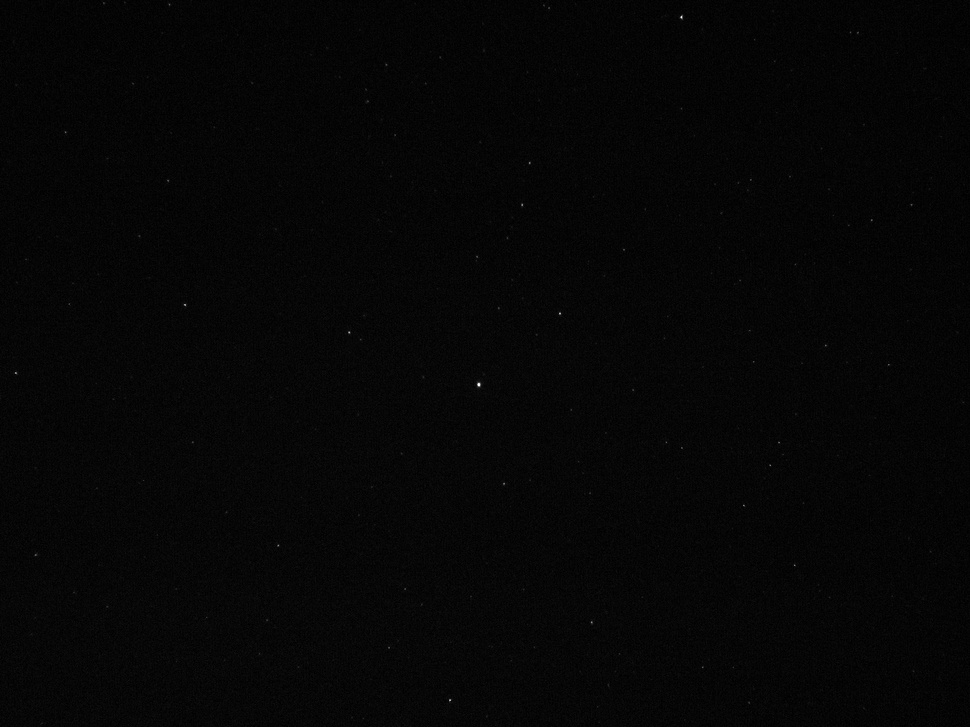
#> input picture granasat/server/startracker/test_images/polar_05sec.jpg, 970 x 727 px, shrunk from 1280 x 960 before the run
$ python test_matlab.py
#> lines starting #> are read from the running program, lines starting #| are printed output that depends on the picture
#> further down, image is the input picture: shape (727, 970, 3); min 0, max 255, mean 5.9
#!/usr/bin/env python3
import cv2
import imutils
import matplotlib.pyplot as plt
from scipy.stats import norm
from scipy import signal
import numpy as np
from math import sqrt
from scipy.ndimage import label


def simple_thinning(strength):
    [r, c] = strength.shape
#> r = 727; c = 970

    # np.zeros((1, c), dtype=int)

    # Delete last column 1280 of 1280 # WORKS
    zero_last_col = np.concatenate((np.zeros((r, 1)),
                                    np.delete(strength, -1, 1)), axis=1)

    # Delete first column 0 of 1280
    zero_first_col = np.concatenate((np.delete(strength, 0, 1),
                                     np.zeros((r, 1))), axis=1)


    # Delete last row 960 of 960, zeros in first row
    zero_first_row = np.concatenate((np.zeros((1, c)),
                                     np.delete(strength, -1, 0)), axis=0)
    # Delete first row 960 of 960, zeros in last row
    zero_last_row = np.concatenate((np.delete(strength, 0, 0),
                                    np.zeros((1, c))), axis=0)

    x = np.where(np.logical_and(strength > zero_last_col, strength > zero_first_col), 1, 0)
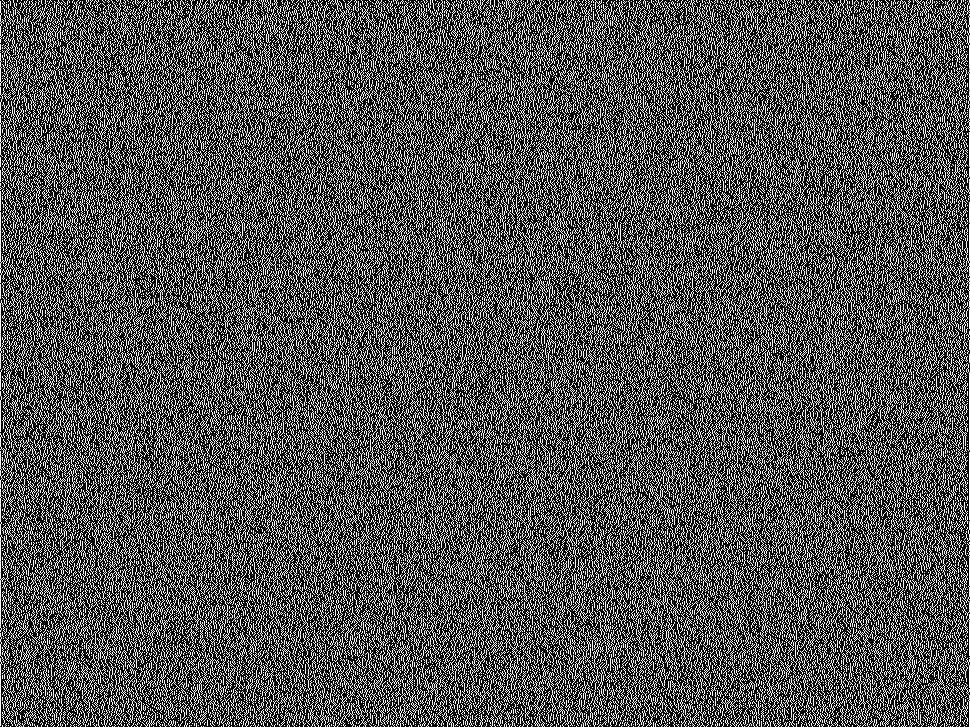
#> x: shape (727, 970) int64; values 0 (black) and 1 (white), 31.4% white in thin lines or dots
    y = np.where(np.logical_and(strength > zero_first_row, strength > zero_last_row), 1, 0)
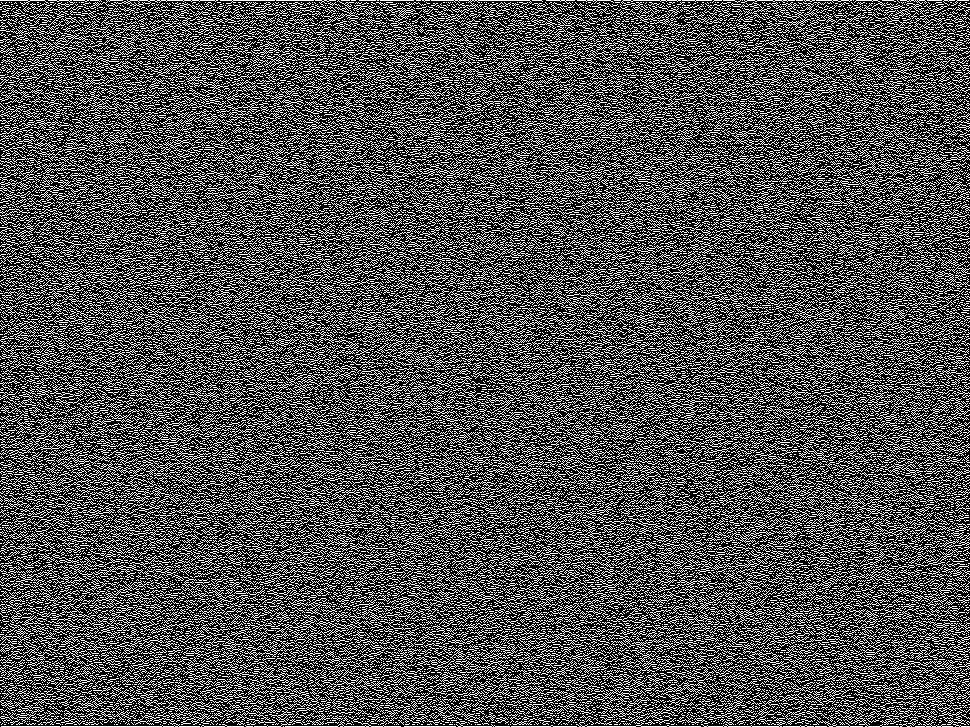
#> y: shape (727, 970) int64; values 0 (black) and 1 (white), 31% white in thin lines or dots

    bw = np.bitwise_or(x, y)
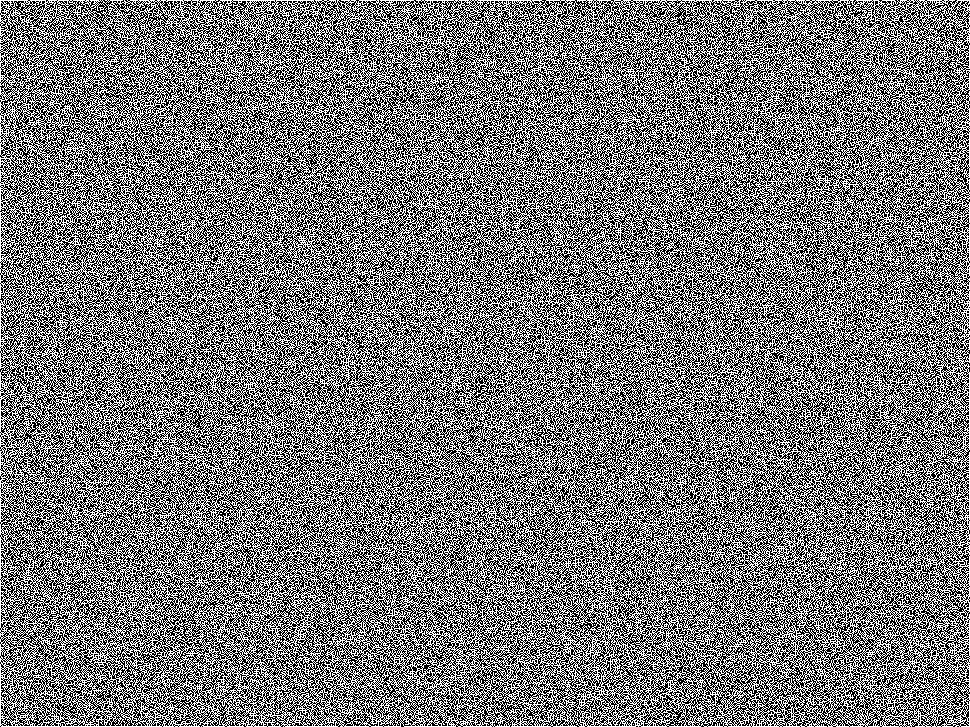
#> bw: shape (727, 970) int64; values 0 (black) and 1 (white), 46.2% white in thin lines or dots

    return bw


assets_dir = "/home/igarcia/Nextcloud/University/TFG/reports/assets"
image = cv2.imread("./test_images/polar_05sec.jpg")

# Grayscale
gray = cv2.cvtColor(image, cv2.COLOR_BGR2GRAY)

# Manually apply sobel
h1 = np.array([[1, 2, 1], [0, 0, 0], [-1, -2, -1]])
h3 = h1.transpose()

h1_conv = signal.convolve2d(gray, h1, 'same') ** 2
h3_conv = signal.convolve2d(gray, h3, 'same') ** 2
strength = np.sqrt(h1_conv + h3_conv)

# Get threshold
thresh = 0.2

strength = np.where(strength <= thresh, 0, strength)

bw = simple_thinning(strength)

L = label(bw, np.array([[1, 1, 1], [1, 1, 1], [1, 1, 1]]))

$ run again, with granasat/server/startracker/test_images/polar_30sec.jpg copied over granasat/server/startracker/test_images/polar_05sec.jpg
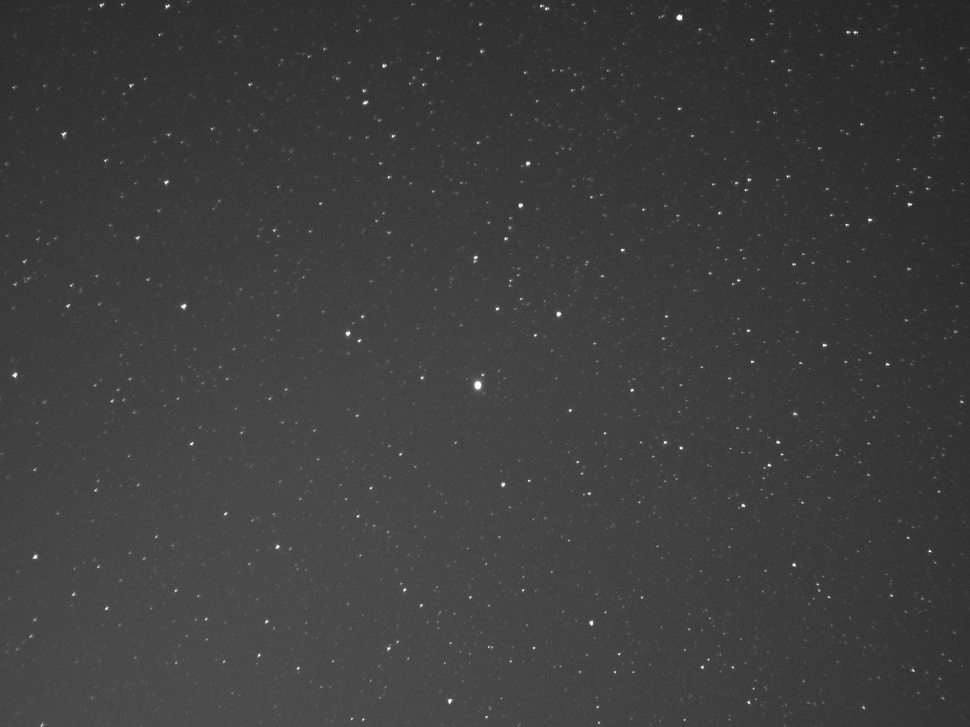
#> input picture granasat/server/startracker/test_images/polar_30sec.jpg, 970 x 727 px, shrunk from 1280 x 960 before the run
#> image is the input picture: shape (727, 970, 3); min 33, max 255, mean 61.6
#> in simple_thinning, `x = np.where(np.logical_and(strength > zero_last_col, strength > zero_..`:
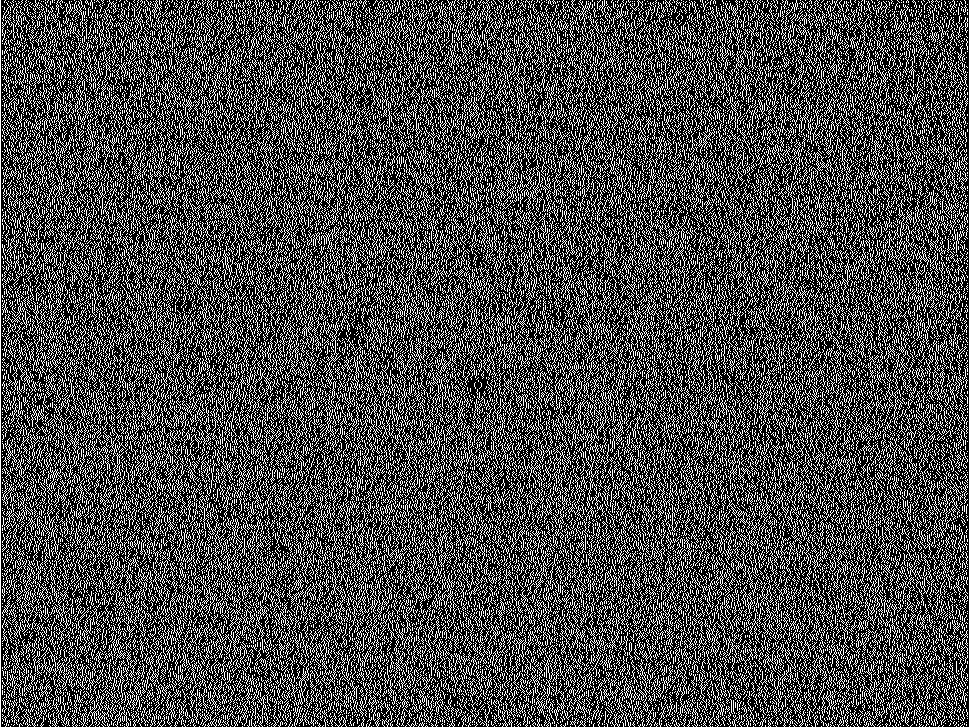
#> x: shape (727, 970) int64; values 0 (black) and 1 (white), 28.6% white in thin lines or dots
#> y: shape (727, 970) int64; values 0 (black) and 1 (white), 28.9% white in thin lines or dots
#> in simple_thinning, `bw = np.bitwise_or(x, y)`:
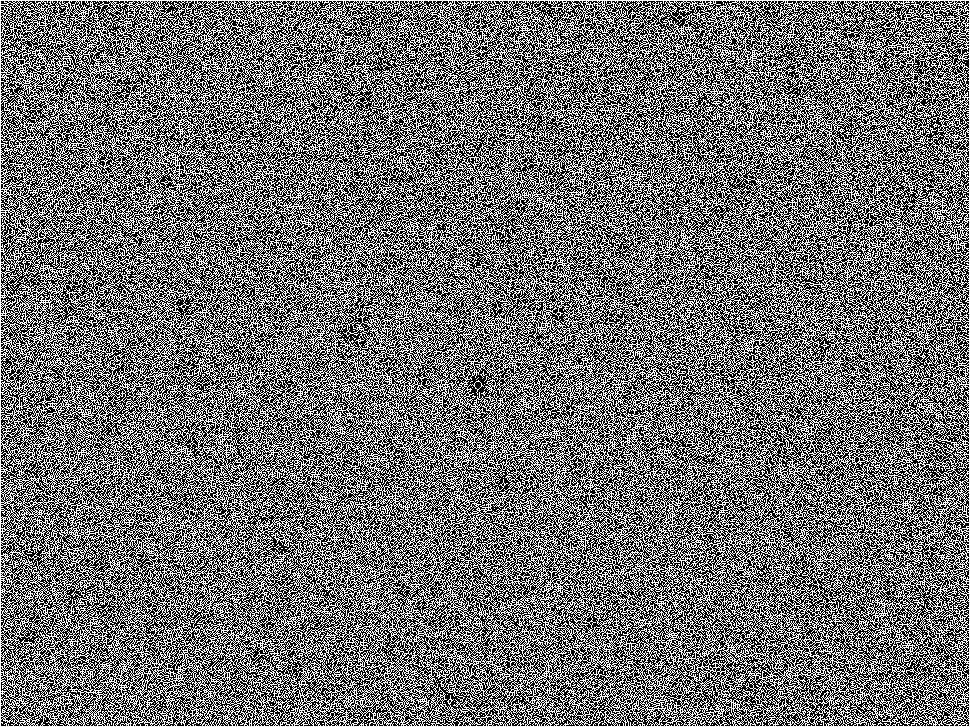
#> bw: shape (727, 970) int64; values 0 (black) and 1 (white), 43.9% white in thin lines or dots

$ run again, with granasat/server/startracker/test_images/IMG_007985.jpg copied over granasat/server/startracker/test_images/polar_05sec.jpg
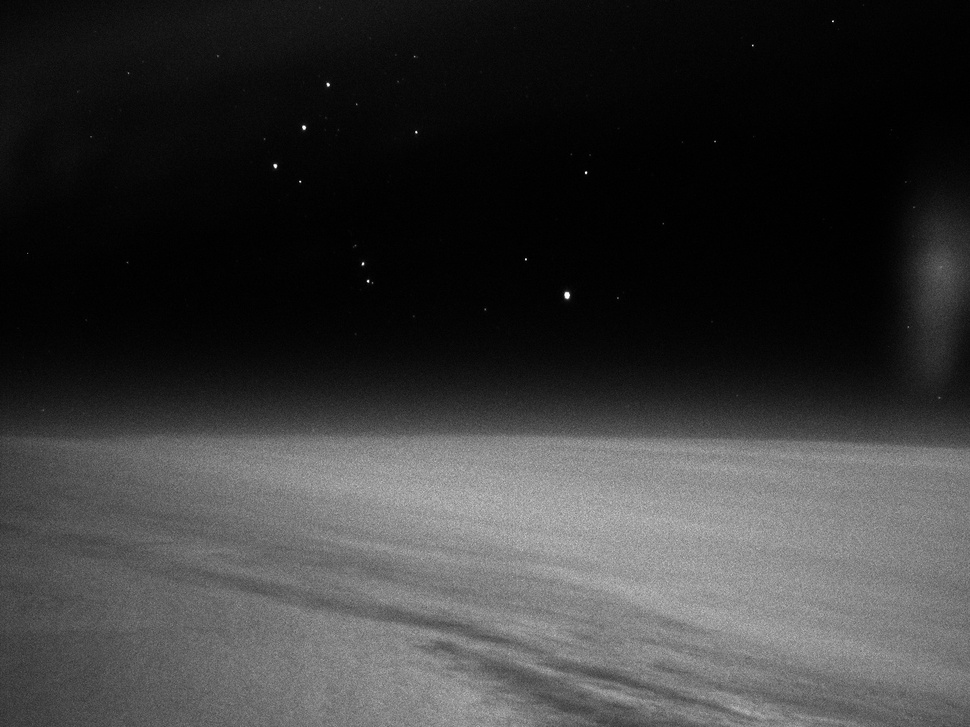
#> input picture granasat/server/startracker/test_images/IMG_007985.jpg, 970 x 727 px, shrunk from 1280 x 960 before the run
#> image is the input picture: shape (727, 970, 3); min 0, max 255, mean 55.9
#> in simple_thinning, `x = np.where(np.logical_and(strength > zero_last_col, strength > zero_..`:
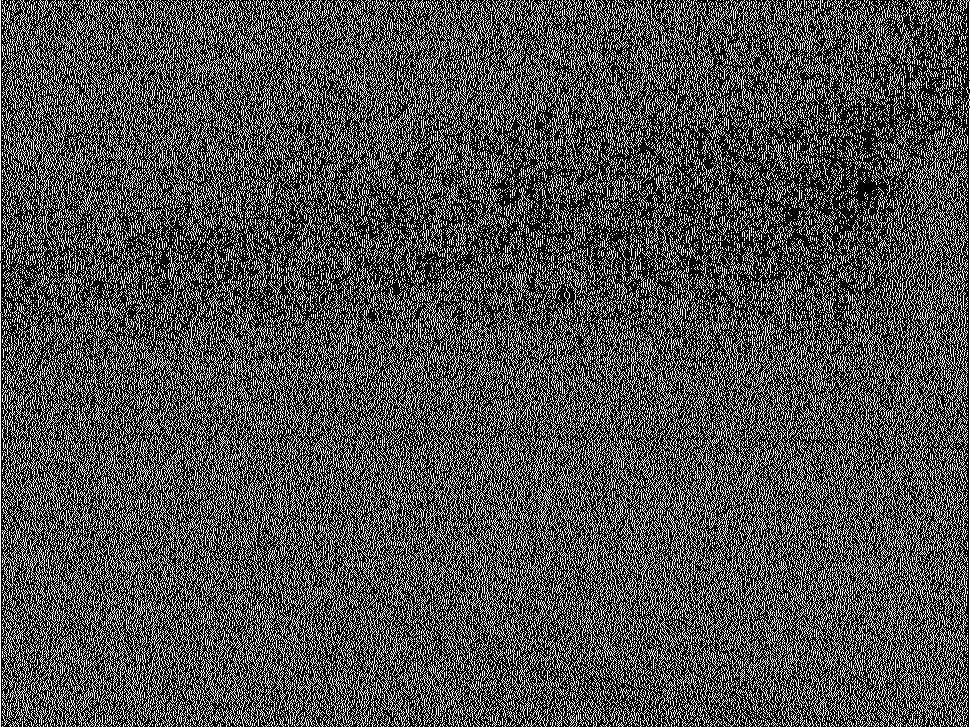
#> x: shape (727, 970) int64; values 0 (black) and 1 (white), 29.8% white in thin lines or dots
#> y: shape (727, 970) int64; values 0 (black) and 1 (white), 29.9% white in thin lines or dots
#> in simple_thinning, `bw = np.bitwise_or(x, y)`:
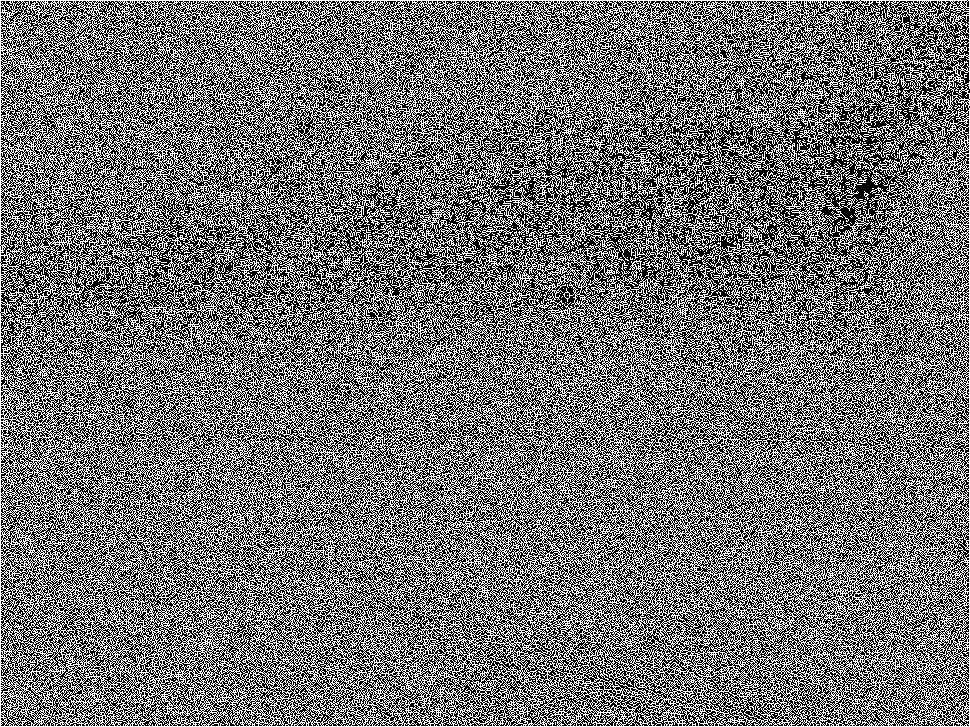
#> bw: shape (727, 970) int64; values 0 (black) and 1 (white), 44.7% white in thin lines or dots
